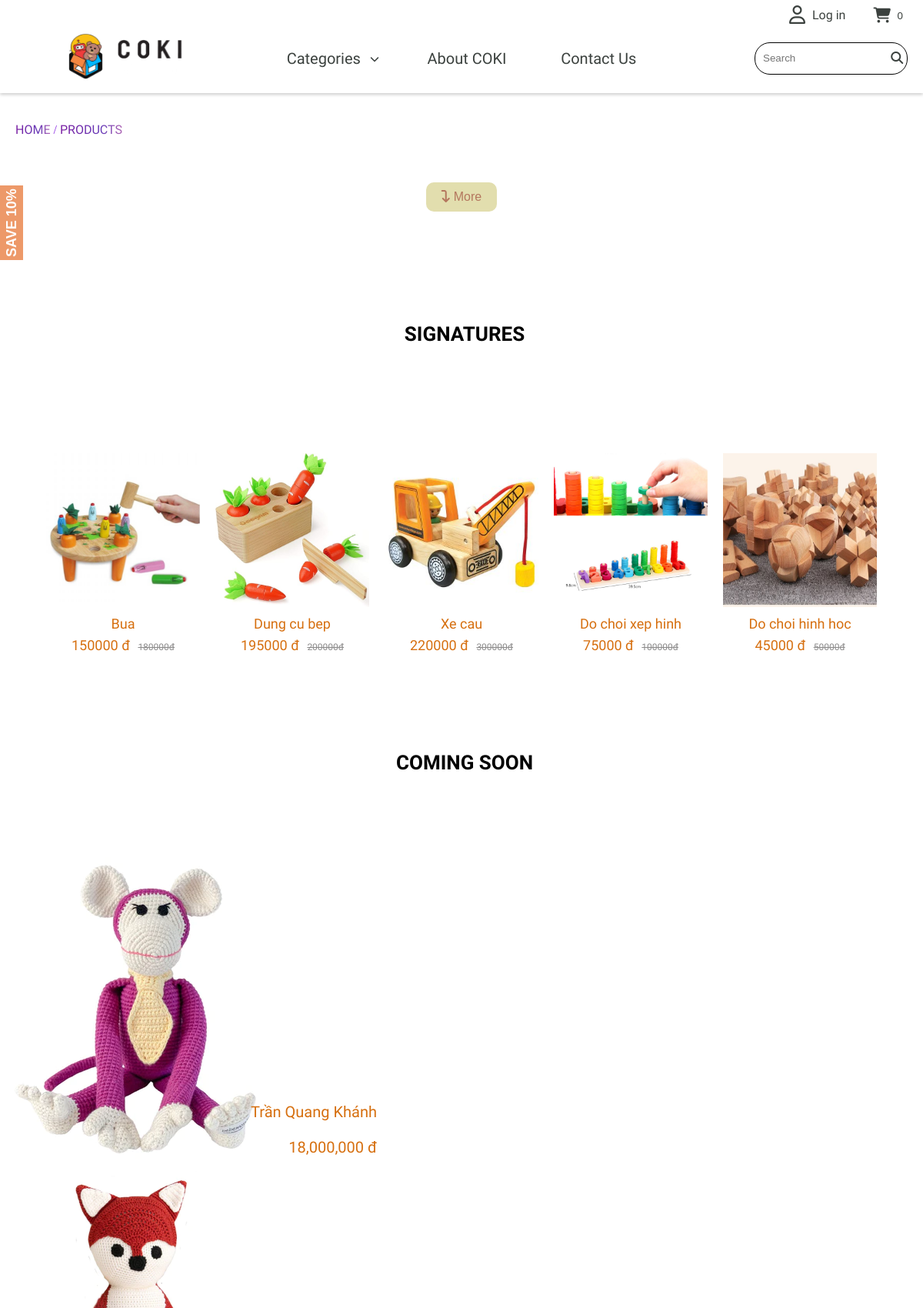
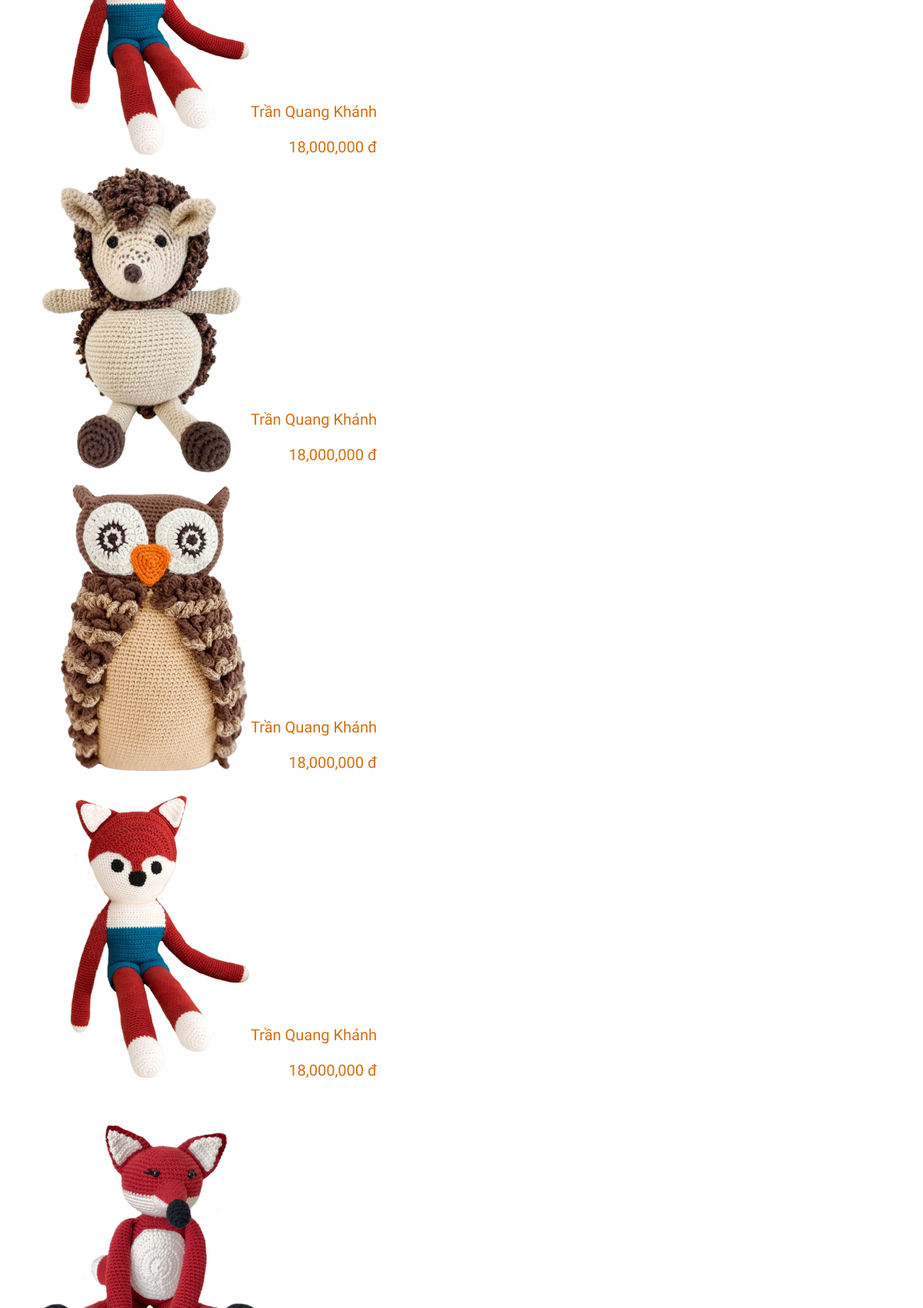
The page /include/product.php (upper part) on the database its author committed (2 pictures, top to bottom).
### tables this page shows
CREATE TABLE IF NOT EXISTS `product` (
  `product_id` int NOT NULL AUTO_INCREMENT,
  `category_id` int NOT NULL,
  `title` varchar(100) NOT NULL,
  `price` float NOT NULL,
  `discount` float NOT NULL,
  `thumbnail` varchar(100) NOT NULL,
  `description` varchar(100) NOT NULL,
  `quantity` int NOT NULL,
  PRIMARY KEY (`product_id`),
  KEY `category_id` (`category_id`)
);

### include/product.php (the view, shortened to what this page needs)
<?php
    include_once 'header.php';
?>
<div class="product-main-container">
    <div class="product-name-page">
        <h2><span class="magic">
                <a href="#" class="magic-text">HOME</a>
                <span style="color:blueviolet"> / </span>
                <a href="" class="magic-text">PRODUCTS</a>
            </span>
        </h2>
    </div>
    <div class="loadmore" style="width: 100%; text-align: center">
        <button class="btn-loadmore-product"><span style='margin-right:4px;'><i
                    class="fa-solid fa-arrow-turn-down fa-bounce"></i></span>More</button>
    </div>
    <div class="gallery__carousel">
        <div class="product-best-sell">
            <h3>Signatures</h3>
        </div>
        <div class="carousel-list-img">
            <?php
            require_once '../database/connect.php';
            $limit =5;
            $sql = "SELECT * FROM product LIMIT $limit";
            $result = mysqli_query($connect, $sql);
            while ($row = mysqli_fetch_array($result)) {
                echo"<div class='carousel-img-item'>
                    <div data-fancybox='images' class='image' href='../assets/img/$row[5]'>
                            <img src='../assets/img/$row[5]' style='width: 200px; height: 200px' alt='' />
                    </div>
                        <a href='#' class='signature-detail'>
                            <p>$row[2]</p>
                            <span>$row[4] đ <del style='color:#8C8B8B;margin-left: 6px;font-size:12px'>$row[3]đ</del></span>
                        </a>
                </div>
                ";
            }
            ?>
        </div>
    </div>
    <div class="product-coming-soon">
        <div class="coming-soon">
            <h3>Coming Soon</h3>
        </div>
        <div class="carousel" data-flickity='{ "autoPlay": true }'>
            <div class="carousel-cell" style="background-image: url('../assets/img/khi_giohang.png');">
                <div class="product-coming-soon-detail">
                    <p>Trần Quang Khánh</p>
                    <p>18,000,000 đ</p>
                </div>
            </div>
            <div class="carousel-cell" style="background-image: url('../assets/img/big-friend-fox.png');">
                <div class="product-coming-soon-detail">
                    <p>Trần Quang Khánh</p>
                    <p>18,000,000 đ</p>
                </div>
            </div>
            <div class="carousel-cell" style="background-image: url('../assets/img/hubert.png');">
                <div class="product-coming-soon-detail">
                    <p>Trần Quang Khánh</p>
                    <p>18,000,000 đ</p>
                </div>
            </div>
            <div class="carousel-cell" style="background-image: url('../assets/img/owl.png');">
                <div class="product-coming-soon-detail">
                    <p>Trần Quang Khánh</p>
                    <p>18,000,000 đ</p>
                </div>
            </div>
            <div class="carousel-cell" style="background-image: url('../assets/img/big-friend-fox.png');">
                <div class="product-coming-soon-detail">
                    <p>Trần Quang Khánh</p>
                    <p>18,000,000 đ</p>
                </div>
            </div>
            <div class="carousel-cell" style="background-image: url('../assets/img/missy-fox.png');">
                <div class="product-coming-soon-detail">
                </div>
            </div>
        </div>
    </div>
</div>
<?php
    include_once'footer.php';
?>

### assets/css/style.css (style rules this page uses)
:root { --color-text-header:#3B413E; --fontsize-text-header:16px; --hover-color-header:#D88F71; --footer-backgr-color:#E7BAA0; --footer-text-color: #000; --font-header-family:Tilt Neon; }
:root { --purple: rgb(123, 31, 162); --violet: rgb(103, 58, 183); --pink: rgb(244, 143, 177); }
h2 { font-weight: 400; margin: 0; padding: 20px; text-align: left; }
h2>.magic { display: inline-block; position: relative; }
h2>.magic>.magic-text { animation: background-pan 3s linear infinite; background: linear-gradient(to right, var(--purple), var(--violet), var(--pink), var(--purple)); background-size: 200%; -webkit-background-clip: text; -webkit-text-fill-color: transparent; white-space: nowrap; }
.product-main-container { margin-bottom: 20px; }
.product-name-page { margin:20px 0 ; }
.product-name-page a { color: #B4775E; font-family: Tilt Neon; }
.carousel-list-img { display: flex; justify-content: center; gap: 20px; text-align: center; }
.product-best-sell,.coming-soon h3 { text-align: center; margin: 100px 0 80px 8px; padding: 30px; }
h3 { text-transform: uppercase; font-size: 26px; font-weight: bold; font-family: var(--font-family); padding: 6px; margin: 10px 0; }
.carousel-list-img .image img { width: 100%; height: auto; object-fit: fill; transition: transform 0.2s ease; margin-top: 16px; }
.carousel-list-img .signature-detail p, .carousel-list-img .signature-detail span { font-family: var(--font-family); font-size: 18px; color: #d66f0f; padding: 10px; }
.product-coming-soon { margin-bottom: 40px; }
.carousel { width: 100%; }
.carousel-cell { width: 490px; height: 400px; margin-right: 20px; border-radius: 15px; background-size: contain; background-position: left center; background-repeat: no-repeat; }
.carousel-cell:before { display: block; content: ''; }
.product-coming-soon-detail { display: flex; justify-content: flex-end; align-items: flex-end; height: 100%; flex-direction: column; }
.product-coming-soon-detail p { font-size: 20px; font-family: Tilt Neon; color: #d66f0f; padding: 13px 0; }
.loadmore { margin-top: 20px; }
.btn-loadmore-product { padding: 10px 20px; color: #B4775E; font-size: 16px; border: none; background-color: rgb(226, 222, 174); border-radius: 10px; cursor: pointer; }

### assets/css/cart.css (style rules this page uses)
:root { --color_header: #d88f71; --color_xam: #f2f2f2; --color_tax: #b4775e; --color_checkout: #f55c85; --font-family:Tilt Neon; }
:root { --purple: rgb(123, 31, 162); --violet: rgb(103, 58, 183); --pink: rgb(244, 143, 177); }
h2 { font-weight: 400; margin: 0; padding: 20px; text-align: left; }
h2>.magic { display: inline-block; position: relative; }
h2>.magic>.magic-text { animation: background-pan 3s linear infinite; background: linear-gradient(to right, var(--purple), var(--violet), var(--pink), var(--purple)); background-size: 200%; -webkit-background-clip: text; -webkit-text-fill-color: transparent; white-space: nowrap; }

### assets/css/about_us.css (style rules this page uses)
:root { --font-about_us-family:Tilt Neon; }
:root { --purple: rgb(123, 31, 162); --violet: rgb(103, 58, 183); --pink: rgb(244, 143, 177); }
h2 { font-weight: 400; margin: 0; padding: 20px; text-align: left; }
h2>.magic { display: inline-block; position: relative; }
h2>.magic>.magic-text { animation: background-pan 3s linear infinite; background: linear-gradient(to right, var(--purple), var(--violet), var(--pink), var(--purple)); background-size: 200%; -webkit-background-clip: text; -webkit-text-fill-color: transparent; white-space: nowrap; }

### assets/css/payment.css (style rules this page uses)
:root { --color_confront: #d5d5d5; --color_paynow: #B6775E; --font-family:Tilt Neon; }

### assets/css/contact.css (style rules this page uses)
:root { --font-contact-family:Montserrat; }
:root { --purple: rgb(123, 31, 162); --violet: rgb(103, 58, 183); --pink: rgb(244, 143, 177); }
h2 { font-weight: 400; margin: 0; padding: 20px; text-align: left; }
h2>.magic { display: inline-block; position: relative; }
h2>.magic>.magic-text { animation: background-pan 3s linear infinite; background: linear-gradient(to right, var(--purple), var(--violet), var(--pink), var(--purple)); background-size: 200%; -webkit-background-clip: text; -webkit-text-fill-color: transparent; white-space: nowrap; }

### assets/css/productdetail.css (style rules this page uses)
:root { --font-family:Tilt Neon; }

### assets/css/style-login.css (style rules this page uses)
:root { --font-family:Tilt Neon; }

### rows shown on the page
product: thumbnail (picture), title "Bua", discount "150000", price "180000"
product: thumbnail (picture), title "Dung cu bep", discount "195000", price "200000"
product: thumbnail (picture), title "Xe cau", discount "220000", price "300000"
product: thumbnail (picture), title "Do choi xep hinh", discount "75000", price "100000"
product: thumbnail (picture), title "Do choi hinh hoc", discount "45000", price "50000"

### other values the page prints
$tong "0"
